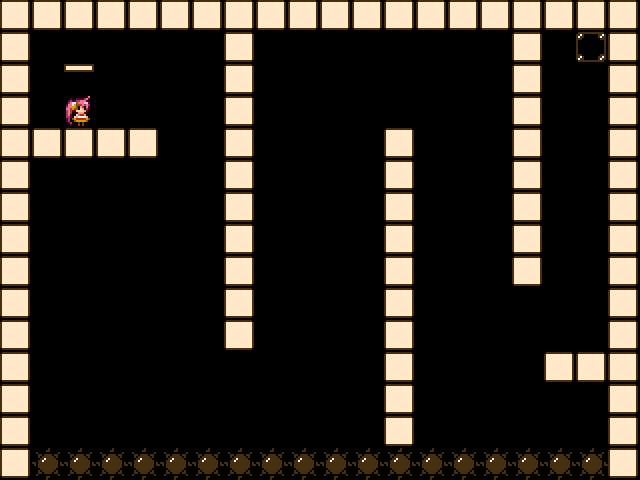

This is a level from a 2D game, rendered from its Tiled map with the project's own tilesets. A one-line summary and the complete map file follow:
An orthogonal 20x15 tile map with 32x32 px tiles, 1 tile layer (タイル・レイヤー1).

<map version="1.0" orientation="orthogonal" renderorder="right-down" width="20" height="15" tilewidth="32" tileheight="32" nextobjectid="1">
 <tileset firstgid="1" name="tileset" tilewidth="32" tileheight="32" tilecount="8">
  <image source="tileset.png" width="256" height="32" />
 </tileset>
 <layer name="タイル・レイヤー1" width="20" height="15">
  <data encoding="csv">
2,2,2,2,2,2,2,2,2,2,2,2,2,2,2,2,2,2,2,2,
2,0,0,0,0,0,0,2,0,0,0,0,0,0,0,0,2,0,5,2,
2,0,4,0,0,0,0,2,0,0,0,0,0,0,0,0,2,0,0,2,
2,0,1,0,0,0,0,2,0,6,6,0,0,0,0,0,2,0,0,2,
2,2,2,2,2,0,0,2,0,6,6,0,2,0,0,0,2,0,0,2,
2,0,0,0,0,0,0,2,6,6,6,0,2,0,0,0,2,0,0,2,
2,0,0,0,0,0,0,2,6,6,6,0,2,0,0,0,2,0,0,2,
2,0,0,0,0,0,0,2,0,6,6,0,2,0,0,0,2,6,6,2,
2,0,0,0,0,0,0,2,0,6,6,0,2,0,0,0,2,0,0,2,
2,0,0,0,0,0,0,2,0,6,0,0,2,0,0,0,0,0,6,2,
2,0,0,0,0,0,0,2,0,6,0,0,2,0,0,0,0,0,6,2,
2,0,0,0,0,0,0,0,0,6,0,0,2,0,0,0,0,2,2,2,
2,0,6,6,6,6,6,6,6,6,0,0,2,0,6,0,0,0,0,2,
2,0,0,0,0,0,0,0,0,0,0,0,2,0,6,0,0,0,0,2,
2,3,3,3,3,3,3,3,3,3,3,3,3,3,3,3,3,3,3,2
</data>
 </layer>
</map>
